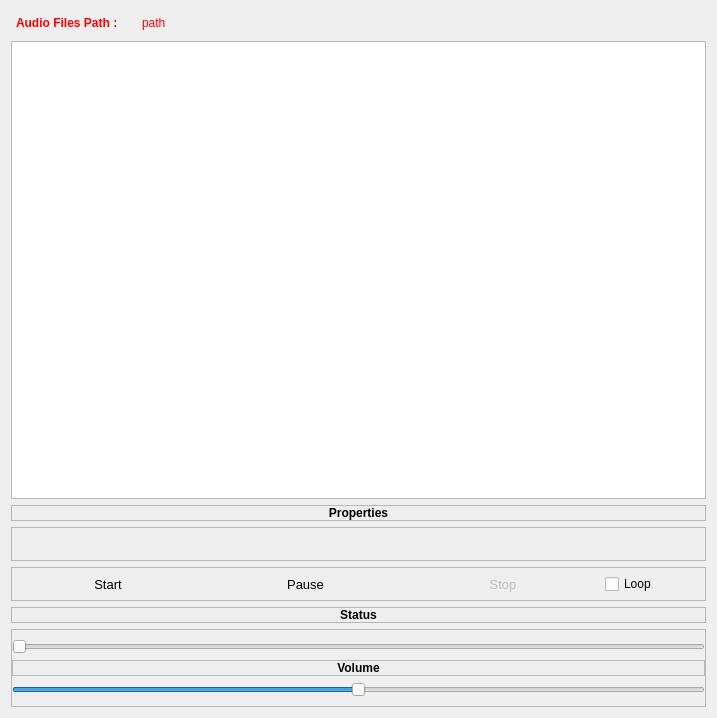
<?xml version="1.0" encoding="UTF-8"?>
<ui version="4.0">
 <class>audioManagerDialog</class>
 <widget class="QWidget" name="audioManagerDialog">
  <property name="geometry">
   <rect>
    <x>0</x>
    <y>0</y>
    <width>717</width>
    <height>718</height>
   </rect>
  </property>
  <property name="windowTitle">
   <string>Form</string>
  </property>
  <layout class="QVBoxLayout" name="verticalLayout">
   <item>
    <layout class="QHBoxLayout" name="horizontalLayout_2">
     <property name="leftMargin">
      <number>5</number>
     </property>
     <property name="topMargin">
      <number>5</number>
     </property>
     <property name="rightMargin">
      <number>5</number>
     </property>
     <property name="bottomMargin">
      <number>5</number>
     </property>
     <item>
      <widget class="QLabel" name="lblPathDesc">
       <property name="maximumSize">
        <size>
         <width>120</width>
         <height>16777215</height>
        </size>
       </property>
       <property name="font">
        <font>
         <pointsize>9</pointsize>
         <weight>75</weight>
         <bold>true</bold>
        </font>
       </property>
       <property name="text">
        <string>&lt;html&gt;&lt;head/&gt;&lt;body&gt;&lt;p&gt;&lt;span style=&quot; font-size:9pt; color:#ff0000;&quot;&gt;Audio Files Path :&lt;/span&gt;&lt;/p&gt;&lt;/body&gt;&lt;/html&gt;</string>
       </property>
      </widget>
     </item>
     <item>
      <widget class="QLabel" name="lblPath">
       <property name="text">
        <string>&lt;html&gt;&lt;head/&gt;&lt;body&gt;&lt;p&gt;&lt;span style=&quot; font-size:9pt; color:#ff0000;&quot;&gt;path&lt;/span&gt;&lt;/p&gt;&lt;/body&gt;&lt;/html&gt;</string>
       </property>
      </widget>
     </item>
    </layout>
   </item>
   <item>
    <widget class="QListWidget" name="listFilesWidget">
     <property name="sizePolicy">
      <sizepolicy hsizetype="Expanding" vsizetype="Expanding">
       <horstretch>0</horstretch>
       <verstretch>0</verstretch>
      </sizepolicy>
     </property>
     <property name="iconSize">
      <size>
       <width>100</width>
       <height>100</height>
      </size>
     </property>
     <property name="spacing">
      <number>2</number>
     </property>
    </widget>
   </item>
   <item>
    <widget class="QLabel" name="lblProperties">
     <property name="font">
      <font>
       <pointsize>9</pointsize>
       <weight>75</weight>
       <bold>true</bold>
      </font>
     </property>
     <property name="frameShape">
      <enum>QFrame::StyledPanel</enum>
     </property>
     <property name="text">
      <string>Properties</string>
     </property>
     <property name="alignment">
      <set>Qt::AlignCenter</set>
     </property>
    </widget>
   </item>
   <item>
    <widget class="QFrame" name="frame_4">
     <property name="frameShape">
      <enum>QFrame::StyledPanel</enum>
     </property>
     <property name="frameShadow">
      <enum>QFrame::Raised</enum>
     </property>
     <layout class="QVBoxLayout" name="verticalLayout_3">
      <item>
       <widget class="QLabel" name="labelProperties">
        <property name="text">
         <string/>
        </property>
        <property name="wordWrap">
         <bool>true</bool>
        </property>
       </widget>
      </item>
     </layout>
    </widget>
   </item>
   <item>
    <widget class="QFrame" name="frame_3">
     <property name="frameShape">
      <enum>QFrame::StyledPanel</enum>
     </property>
     <property name="frameShadow">
      <enum>QFrame::Raised</enum>
     </property>
     <layout class="QHBoxLayout" name="horizontalLayout">
      <property name="leftMargin">
       <number>0</number>
      </property>
      <property name="topMargin">
       <number>0</number>
      </property>
      <property name="rightMargin">
       <number>0</number>
      </property>
      <property name="bottomMargin">
       <number>0</number>
      </property>
      <item>
       <widget class="QPushButton" name="btnmStart">
        <property name="minimumSize">
         <size>
          <width>0</width>
          <height>32</height>
         </size>
        </property>
        <property name="maximumSize">
         <size>
          <width>16777215</width>
          <height>16777215</height>
         </size>
        </property>
        <property name="styleSheet">
         <string notr="true">QPushButton { 
     border-style: inset;
     border-width: 1px;
     border-radius:5px;
	 padding: 3px;
     border-style: solid;
     border-width: 1px;
     border-radius:5px;
     border-color: palette(button);
	 padding: 3px;
     font-size: 10pt;
}

QPushButton:checked { 
     border-color: palette(dark);
    background-color: qradialgradient(cx: 0.7, cy: 1.4, fx: 0.7, fy: 1.9, radius: 1.5, stop: 0 rgb(255, 255, 0), stop: 1 transparent );
}

QPushButton:pressed { 
     border-color: palette(dark);
     background-color: qradialgradient(cx: 0.7, cy: 1.4, fx: 0.7, fy: 1.9, radius: 1.5, stop: 0 palette(dark), stop: 1 transparent );
}

</string>
        </property>
        <property name="text">
         <string>Start</string>
        </property>
        <property name="checkable">
         <bool>true</bool>
        </property>
       </widget>
      </item>
      <item>
       <widget class="QPushButton" name="btnmPause">
        <property name="minimumSize">
         <size>
          <width>0</width>
          <height>32</height>
         </size>
        </property>
        <property name="maximumSize">
         <size>
          <width>16777215</width>
          <height>16777215</height>
         </size>
        </property>
        <property name="styleSheet">
         <string notr="true">QPushButton { 
     border-style: inset;
     border-width: 1px;
     border-radius:5px;
	 padding: 3px;
     border-style: solid;
     border-width: 1px;
     border-radius:5px;
     border-color: palette(button);
	 padding: 3px;
     font-size: 10pt;
}

QPushButton:checked { 
     border-color: palette(dark);
    background-color: qradialgradient(cx: 0.7, cy: 1.4, fx: 0.7, fy: 1.9, radius: 1.5, stop: 0 rgb(255, 255, 0), stop: 1 transparent );
}

QPushButton:pressed { 
     border-color: palette(dark);
     background-color: qradialgradient(cx: 0.7, cy: 1.4, fx: 0.7, fy: 1.9, radius: 1.5, stop: 0 palette(dark), stop: 1 transparent );
}

</string>
        </property>
        <property name="text">
         <string>Pause</string>
        </property>
        <property name="checkable">
         <bool>true</bool>
        </property>
       </widget>
      </item>
      <item>
       <widget class="QPushButton" name="btnmStop">
        <property name="enabled">
         <bool>false</bool>
        </property>
        <property name="minimumSize">
         <size>
          <width>0</width>
          <height>32</height>
         </size>
        </property>
        <property name="maximumSize">
         <size>
          <width>16777215</width>
          <height>16777215</height>
         </size>
        </property>
        <property name="styleSheet">
         <string notr="true">QPushButton { 
     border-style: inset;
     border-width: 1px;
     border-radius:5px;
	 padding: 3px;
     border-style: solid;
     border-width: 1px;
     border-radius:5px;
     border-color: palette(button);
	 padding: 3px;
     font-size: 10pt;
}

QPushButton:checked { 
     border-color: palette(dark);
    background-color: qradialgradient(cx: 0.7, cy: 1.4, fx: 0.7, fy: 1.9, radius: 1.5, stop: 0 rgb(255, 255, 0), stop: 1 transparent );
}

QPushButton:pressed { 
     border-color: palette(dark);
     background-color: qradialgradient(cx: 0.7, cy: 1.4, fx: 0.7, fy: 1.9, radius: 1.5, stop: 0 palette(dark), stop: 1 transparent );
}

</string>
        </property>
        <property name="text">
         <string>Stop</string>
        </property>
        <property name="checkable">
         <bool>false</bool>
        </property>
       </widget>
      </item>
      <item>
       <widget class="QCheckBox" name="chLoop">
        <property name="maximumSize">
         <size>
          <width>100</width>
          <height>16777215</height>
         </size>
        </property>
        <property name="text">
         <string>Loop</string>
        </property>
       </widget>
      </item>
     </layout>
    </widget>
   </item>
   <item>
    <widget class="QLabel" name="lblStatus">
     <property name="font">
      <font>
       <pointsize>9</pointsize>
       <weight>75</weight>
       <bold>true</bold>
      </font>
     </property>
     <property name="frameShape">
      <enum>QFrame::StyledPanel</enum>
     </property>
     <property name="text">
      <string>Status</string>
     </property>
     <property name="alignment">
      <set>Qt::AlignCenter</set>
     </property>
    </widget>
   </item>
   <item>
    <widget class="QFrame" name="frame_5">
     <property name="frameShape">
      <enum>QFrame::StyledPanel</enum>
     </property>
     <property name="frameShadow">
      <enum>QFrame::Raised</enum>
     </property>
     <layout class="QVBoxLayout" name="verticalLayout_4">
      <property name="leftMargin">
       <number>0</number>
      </property>
      <property name="topMargin">
       <number>9</number>
      </property>
      <property name="rightMargin">
       <number>0</number>
      </property>
      <property name="bottomMargin">
       <number>9</number>
      </property>
      <item>
       <widget class="QSlider" name="trackMedia">
        <property name="value">
         <number>0</number>
        </property>
        <property name="orientation">
         <enum>Qt::Horizontal</enum>
        </property>
        <property name="tickPosition">
         <enum>QSlider::NoTicks</enum>
        </property>
       </widget>
      </item>
      <item>
       <widget class="QLabel" name="labelVolume">
        <property name="font">
         <font>
          <weight>75</weight>
          <bold>true</bold>
         </font>
        </property>
        <property name="frameShape">
         <enum>QFrame::StyledPanel</enum>
        </property>
        <property name="text">
         <string>Volume</string>
        </property>
        <property name="alignment">
         <set>Qt::AlignCenter</set>
        </property>
       </widget>
      </item>
      <item>
       <widget class="QSlider" name="tbarSes">
        <property name="maximum">
         <number>256</number>
        </property>
        <property name="value">
         <number>128</number>
        </property>
        <property name="orientation">
         <enum>Qt::Horizontal</enum>
        </property>
       </widget>
      </item>
     </layout>
    </widget>
   </item>
  </layout>
 </widget>
 <resources/>
 <connections/>
</ui>
